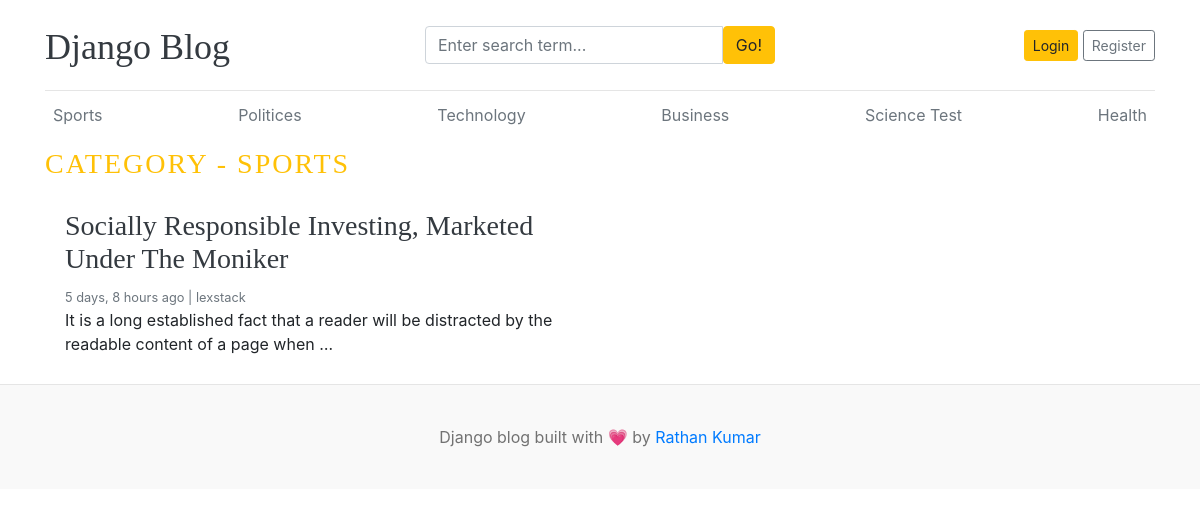
Page /category/1 on the committed database.
### blogs/models.py (models this page shows, shortened)
class Category(models.Model):
    category_name = models.CharField(max_length=50, unique=True)
    created_at = models.DateTimeField(auto_now_add=True)
    updated_at = models.DateTimeField(auto_now=True)
    class Meta:
        verbose_name_plural = "categories"
    def __str__(self):
        return self.category_name

class Blog(models.Model):
    title = models.CharField(max_length=100)
    slug = models.SlugField(max_length=150, unique=True, blank=True)
    category = models.ForeignKey(Category, on_delete=models.CASCADE)
    author = models.ForeignKey(User, on_delete=models.CASCADE)
    featured_image = models.ImageField(upload_to='uploads/%Y/%m/%d')
    short_description = models.TextField(max_length=500)
    blog_body = models.TextField(max_length=2000)
    status = models.CharField(max_length=20, choices=STATUS_CHOICES, default=0)
    is_featured = models.BooleanField(default=False)
    created_at = models.DateTimeField(auto_now_add=True)
    updated_at = models.DateTimeField(auto_now=True)

### blogs/views.py (the view)
# urls.py: path('<int:category_id>', views.post_by_category, name="post_by_category"),
def post_by_category(request, category_id):
    posts = Blog.objects.filter(status="Published", category=category_id)
    category = get_object_or_404(Category, pk=category_id)
    context = {
        'posts': posts,
        'category': category
    }
    return render(request, 'posts_by_category.html', context)

### blogs/context_processors.py (called while the page is built)
def get_categories(request):
    categories = Category.objects.all()
    return dict(categories=categories)

def get_social_links(request):
    social_links = SocialLink.objects.all()
    return dict(social_links=social_links)

### templates/posts_by_category.html
{% extends 'base.html' %}
{% block content %}
 <h3 class="text-uppercase text-warning" style="letter-spacing: 2px">CATEGORY - {{ category }}</h3>
 <div class="row mb-2">
    {% if posts %}
    {% for post in posts %}
    <div class="col-md-6">
      <div class="card border-0" >
        <div class="card-body">
          <h3><a href="{% url 'blogs' post.slug %}" class="text-dark">{{ post.title}}</a></h3>
          <small class="mb-1 text-muted">{{ post.created_at | timesince }} ago | {{ post.author }}</small>
          <p class="card-text">{{ post.short_description | truncatewords:20 }}</p>
        </div>
      </div>
    </div>
    {% endfor %}
    {% else %}
    <p>No posts found</p>
    {% endif %}
  </div>
{% endblock content %}

### templates/base.html (shortened to what this page needs)
 {% load static %}
<!DOCTYPE html>
<html lang="en">
<head>
    <link href="https://getbootstrap.com/docs/4.0/dist/css/bootstrap.min.css" rel="stylesheet">
    <link href="{% static 'css/blog.css' %}" rel="stylesheet">
      <link rel="stylesheet" href="https://cdnjs.cloudflare.com/ajax/libs/font-awesome/6.5.0/css/all.min.css">
</head>
<body>
    <div class="container">
      <header class="blog-header py-3">
        <div class="row flex-nowrap justify-content-between align-items-center">
          <div class="col-4 pt-1">
            <a class="blog-header-logo text-dark" href="/">Django Blog</a>
          </div>
          <div class="col-4">
            <form action="{% url 'search' %}" method="GET">
              <div class="input-group">
                  <input class="form-control" type="text" name="keyword" value="{{ keyword }}" placeholder="Enter search term..." aria-label="Enter search term..." aria-describedby="button-search" />
                  <button class="btn btn-warning" id="button-search" type="submit">Go!</button>
              </div>
            </form>
          </div>
          <div class="col-4 d-flex justify-content-end align-items-center">
            {% if not user.is_authenticated %}
            <a class="btn btn-sm btn-warning" href="{% url 'login' %}">Login</a> &nbsp;
            <a class="btn btn-sm btn-outline-secondary" href="{% url 'register' %}">Register</a>
            {% else %}
            <span><a href="{% url 'dashboard' %}">Dashboard</a></span>
            &emsp;
            <span><a href="{% url 'logout' %}">Logout</a></span>
            {% endif %}
          </div>
        </div>
      </header>
      <div class="nav-scroller py-1 mb-2">
        <nav class="nav d-flex justify-content-between">
          {% for cat in categories %}
          <a class="p-2 text-muted" href="{% url 'post_by_category' cat.id %}">{{ cat.category_name }}</a>
          {% endfor %}
        </nav>
      </div>
{% block content %}
{% endblock content %}
</div>
<footer class="blog-footer">
  <p>Django blog built with 💗 by <a href="#">Rathan Kumar</a></p>
</footer>
</body>
</html>

### blog_main/static/css/blog.css (style rules this page uses)
.blog-header { border-bottom: 1px solid #e5e5e5; }
.blog-header-logo { font-family: "Playfair Display", Georgia, "Times New Roman", serif; font-size: 2.25rem; }
h1, h2, h3, h4, h5, h6 { font-family: "Playfair Display", Georgia, "Times New Roman", serif; }
.blog-footer { padding: 2.5rem 0; color: #727272; text-align: center; background-color: #f9f9f9; border-top: .05rem solid #e5e5e5; }
.blog-footer p:last-child { margin-bottom: 0; }

### rows in the picture
Category: category_name "Sports", category_name "SPORTS"
Category: category_name "Politices"
Category: category_name "Technology"
Category: category_name "Business"
Category: category_name "Science Test"
Category: category_name "Health"
Blog: title "Socially Responsible Investing, Marketed Under The Moniker", created_at "5 days, 8 hours", author "lexstack", short_description "It is a long established fact that a reader will be distracted by the readable content of a page when …"
